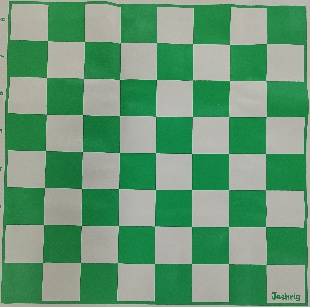
#> input picture contourscropped.jpg, 310 x 307 px
$ jupyter execute chessboard_recognition.ipynb
#> lines starting #> are read from the running program, lines starting #| are printed output that depends on the picture
[cell 1]
import cv2 as cv
import numpy as np
import math

[cell 2]
INPUT_SIZE = 512

[cell 3]
img = cv.imread('contourscropped.jpg')
#> img is the input picture: shape (307, 310, 3); mean B, G, R 117.9, 152.7, 104.1
#img = cv.resize(img, (INPUT_SIZE, INPUT_SIZE), interpolation=cv.INTER_AREA)
#cv.imshow("resized image", img)
gray = cv.cvtColor(img, cv.COLOR_BGR2GRAY)
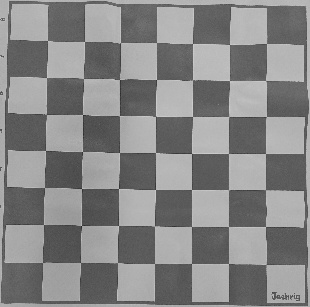
#> gray: shape (307, 310); min 38, max 206, mean 134.2

edges = cv.Canny(gray, 100, 200)
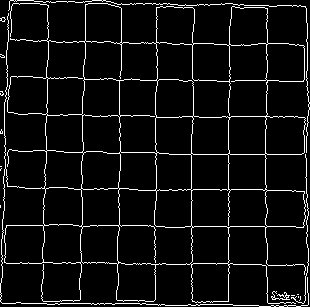
#> edges: shape (307, 310); 6.2% white in thin lines or dots

cdst = cv.cvtColor(edges, cv.THRESH_BINARY)
cdstP = np.copy(cdst)

#lines = cv.HoughLines(edges, 1, np.pi / 180, 100, None, 0, 0)
linesP = cv.HoughLinesP(edges, 1, np.pi / 180, 50, None, 0, 0)
#> linesP = 253 rows, first 6: [230, 226, 264, 226], [119, 196, 119, 194], [235, 80, 265, 80], [191, 188, 191, 155], [119, 153, 119, 152], [118, 235, 118, 231]

if lines is not None:
    for i in range(0, len(lines)):
        rho = lines[i][0][0]
        theta = lines[i][0][1]
        a = math.cos(theta)
        b = math.sin(theta)
        x0 = a * rho
        y0 = b * rho
        pt1 = (int(x0 + 1000*(-b)), int(y0 + 1000*(a)))
        pt2 = (int(x0 - 1000*(-b)), int(y0 - 1000*(a)))

        cv.line(cdst, pt1, pt2, (0, 0, 255), 3, cv.LINE_AA)

[cell 4]
# Draw the lines
if linesP is not None:
    for i in range(0, len(linesP)):
        l = linesP[i][0]
        cv.line(cdstP, (l[0], l[1]), (l[2], l[3]), (0, 0, 255), 3, cv.LINE_AA)
#> this loop made 253 passes
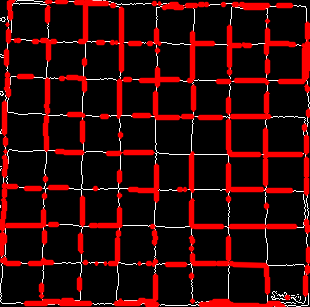
#> cdstP: shape (307, 310, 4); mean B, G, R, A 6.6, 6.6, 50.1, 211.5
